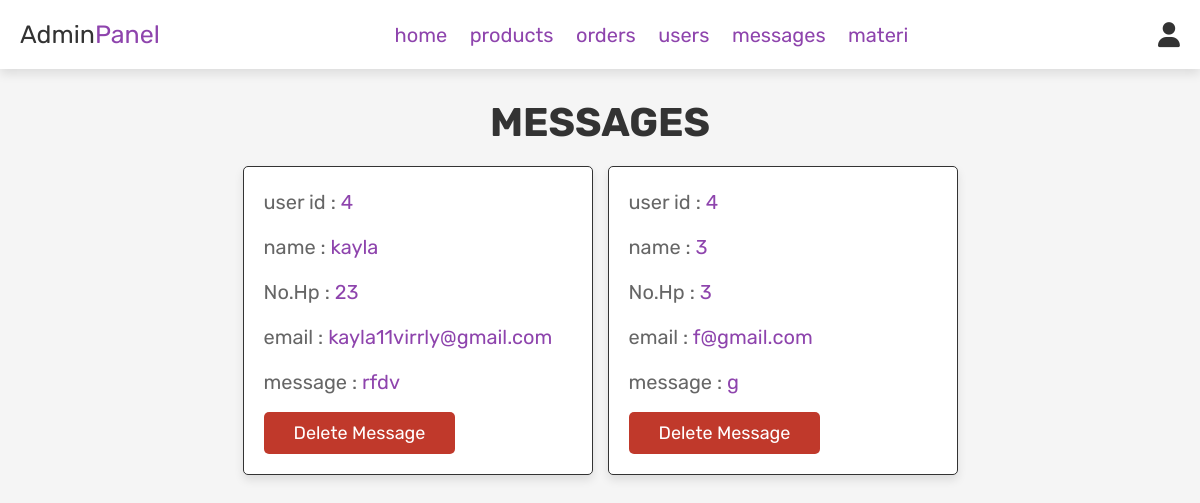
The page /admin_contacts.php (signed in) on the database as committed earlier.
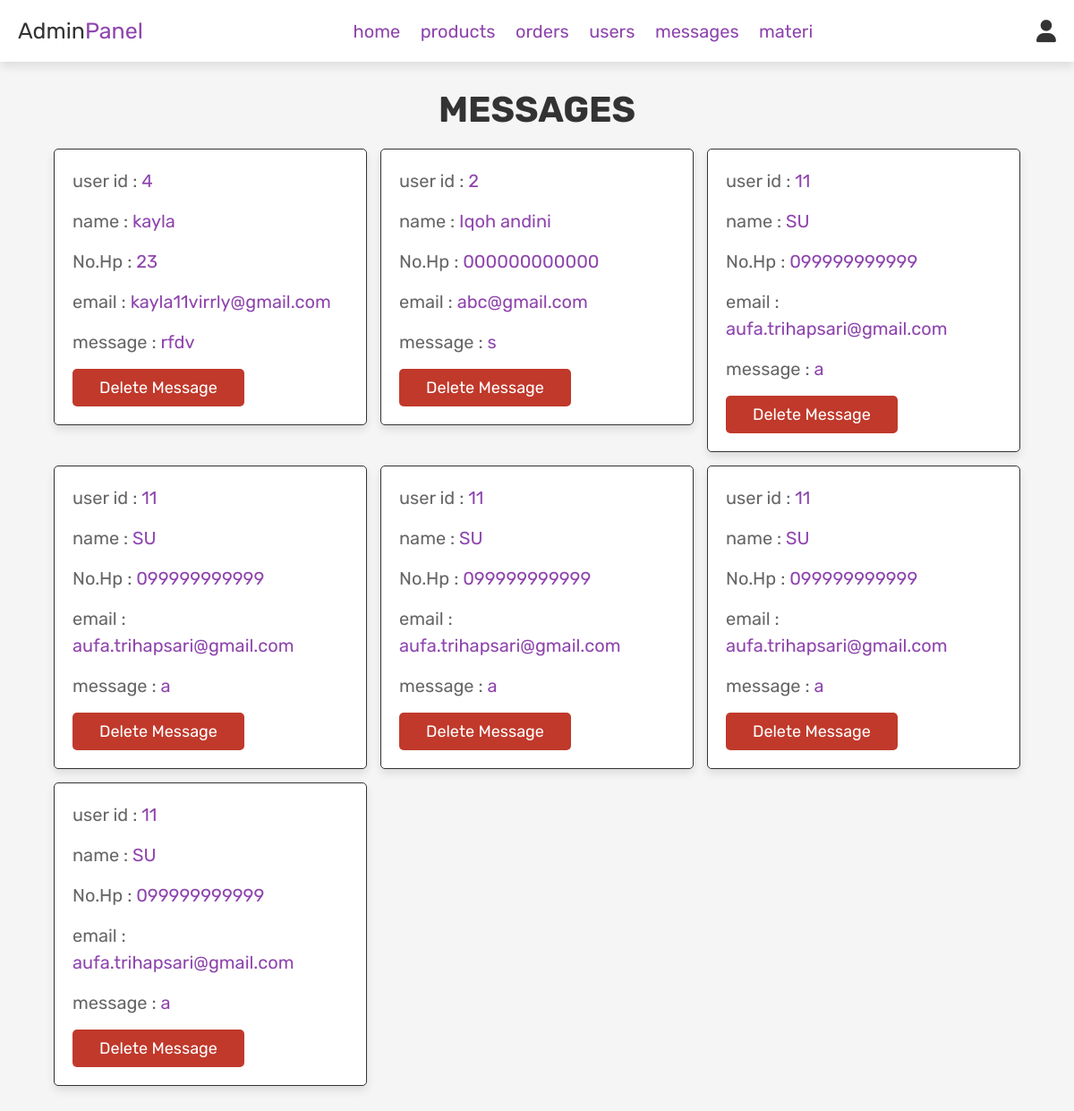
The same page on the database as committed later.
### tables this page shows
CREATE TABLE `message` (
  `id` int(100) NOT NULL,
  `user_id` int(100) NOT NULL,
  `name` varchar(100) NOT NULL,
  `email` varchar(100) NOT NULL,
  `number` varchar(12) NOT NULL,
  `message` varchar(500) NOT NULL
);

### admin_contacts.php (the view, shortened to what this page needs)
<?php
include 'config.php';
?>
<!DOCTYPE html>
<html lang="en">
<head>
   <link rel="stylesheet" href="https://cdnjs.cloudflare.com/ajax/libs/font-awesome/6.0.0/css/all.min.css">
   <link rel="stylesheet" href="css/admin_style.css">
</head>
<body>
<?php include 'admin_header.php'; ?>
<section class="messages">
   <h1 class="title"> messages </h1>
   <div class="box-container">
   <?php
      $select_message = mysqli_query($conn, "SELECT * FROM `message`") or die('query failed');
      if(mysqli_num_rows($select_message) > 0){
         while($fetch_message = mysqli_fetch_assoc($select_message)){
   ?>
   <div class="box">
      <p> user id : <span><?php echo $fetch_message['user_id']; ?></span> </p>
      <p> name : <span><?php echo $fetch_message['name']; ?></span> </p>
      <p> No.Hp : <span><?php echo $fetch_message['number']; ?></span> </p>
      <p> email : <span><?php echo $fetch_message['email']; ?></span> </p>
      <p> message : <span><?php echo $fetch_message['message']; ?></span> </p>
      <a href="admin_contacts.php?delete=<?php echo $fetch_message['id']; ?>" onclick="return confirm('delete this message?');" class="delete-btn">delete message</a>
   </div>
   <?php
      };
   }else{
      echo '<p class="empty">you have no messages!</p>';
   }
   ?>
   </div>
</section>
</body>
</html>

### admin_header.php (shortened to what this page needs)
<header class="header">
   <div class="flex">
      <a href="admin_page.php" class="logo">Admin<span>Panel</span></a>
      <nav class="navbar">
         <a href="admin_page.php">home</a>
         <a href="admin_products.php">products</a>
         <a href="admin_orders.php">orders</a>
         <a href="admin_users.php">users</a>
         <a href="admin_contacts.php">messages</a>
         <a href="admin_material.php">materi</a>
      </nav>
      <div class="icons">
         <div id="user-btn" class="fas fa-user"></div>
      </div>
   </div>
</header>

### css/admin_style.css (style rules this page uses)
:root { --purple:#8e44ad; --red:#c0392b; --orange:#f39c12; --black:#333; --white:#fff; --light-color:#666; --light-white:#ccc; --light-bg:#f5f5f5; --border:.1rem solid var(--black); --box-shadow:0 .5rem 1rem rgba(0,0,0,.1); }
* { font-family: 'Rubik', sans-serif; margin:0; padding:0; box-sizing: border-box; outline: none; border:none; text-decoration: none; transition:all .2s linear; }
html { font-size: 62.5%; overflow-x: hidden; }
body { background-color: var(--light-bg); }
section { padding:3rem 2rem; }
.title { text-align: center; margin-bottom: 2rem; text-transform: uppercase; color:var(--black); font-size: 4rem; }
.btn, .option-btn, .delete-btn, .white-btn { display: inline-block; margin-top: 1rem; padding:1rem 3rem; cursor: pointer; color:var(--white); font-size: 1.8rem; border-radius: .5rem; text-transform: capitalize; }
.delete-btn { background-color: var(--red); }
.header { position: sticky; top:0; left:0; right:0; z-index: 1000; background-color: var(--white); box-shadow: var(--box-shadow); }
.header .flex { display: flex; align-items: center; padding:2rem; justify-content: space-between; position: relative; max-width: 1200px; margin:0 auto; }
.header .flex .logo { font-size: 2.5rem; color:var(--black); }
.header .flex .logo span { color:var(--purple); }
.header .flex .navbar a { margin:0 1rem; font-size: 2rem; color:var(--purple); }
.header .flex .icons div { margin-left: 1.5rem; font-size: 2.5rem; cursor: pointer; color:var(--black); }
.messages .box-container { display: grid; grid-template-columns: repeat(auto-fit, 35rem); justify-content: center; gap:1.5rem; max-width: 1200px; margin:0 auto; align-items: flex-start; }
.messages .box-container .box { background-color: var(--white); padding:2rem; border:var(--border); box-shadow: var(--box-shadow); border-radius: .5rem; }
.messages .box-container .box p { padding-bottom: 1.5rem; font-size: 2rem; color:var(--light-color); line-height: 1.5; }
.messages .box-container .box p span { color:var(--purple); }
.messages .box-container .box .delete-btn { margin-top: 0; }

Rows that differ between the two databases and show on the page:
removed message: user "4", name "3", number "3", email "f@gmail.com", message "g"
added message: user "2", name "Iqoh andini", number "000000000000", email "abc@gmail.com", message "s"
added message: user "11", name "SU", number "099999999999", email "aufa.trihapsari@gmail.com", message "a"
added message: user "11", name "SU", number "099999999999", email "aufa.trihapsari@gmail.com", message "a"
added message: user "11", name "SU", number "099999999999", email "aufa.trihapsari@gmail.com", message "a"
added message: user "11", name "SU", number "099999999999", email "aufa.trihapsari@gmail.com", message "a"
added message: user "11", name "SU", number "099999999999", email "aufa.trihapsari@gmail.com", message "a"
